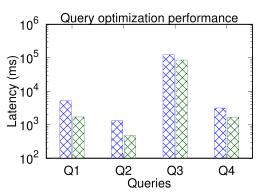

The script that drew this image:
set output "result/q1.eps"

#set key right top
unset key

set yrange [*:*]
set ytics autofreq
set logscale y 10
set format y "10^{%L}"
set terminal postscript eps enhanced

set ylabel "Latency (ms)" offset 0, 0, 0

set xrange [-0.5:3.5]
# set xtics autofreq
set xtics ("Q1" 0, \
			"Q2" 1, "Q3" 2, "Q4" 3)
# ("Climiate" 0, \
# 	        "Ship" 1, "Bitcoin" 2, \
# 			"Noise" 3)

set xlabel "Queries"

set title "Query optimization performance"

set style data linespoint
set style data histogram
set style histogram cluster gap 2
set style fill solid noborder
set boxwidth 0.9


plot 'result/iotdb.txt' using ($1) title "IoTDB" ls 4 fs pattern 1, \
'result/iotdb-opt.txt' using ($1*0.7) title "IoTDB-v" ls 6 fs pattern 9

unset logscale y
unset format y
#influxdb_perform_Q2_original_scala
